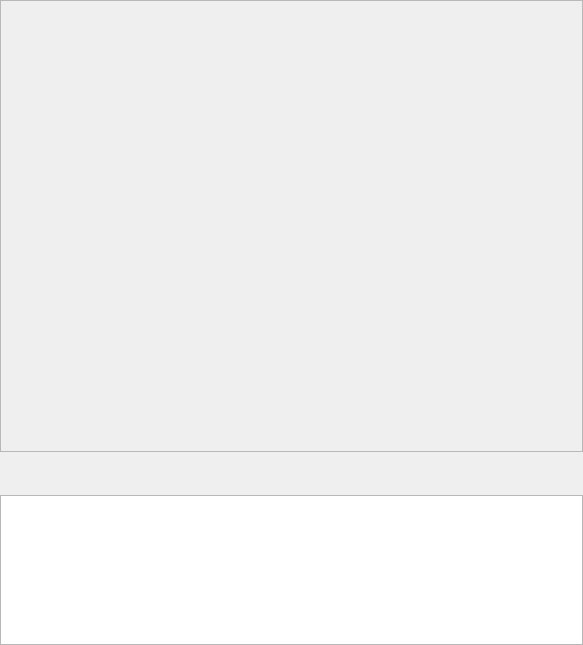
                            <widget class="QWidget" name="scrollAreaWidgetContents_7">
                             <property name="geometry">
                              <rect>
                               <x>0</x>
                               <y>0</y>
                               <width>583</width>
                               <height>645</height>
                              </rect>
                             </property>
                             <layout class="QVBoxLayout" name="verticalLayout_38">
                              <property name="leftMargin">
                               <number>0</number>
                              </property>
                              <property name="topMargin">
                               <number>0</number>
                              </property>
                              <property name="rightMargin">
                               <number>0</number>
                              </property>
                              <property name="bottomMargin">
                               <number>0</number>
                              </property>
                              <item>
                               <widget class="QFrame" name="frame_68">
                                <property name="sizePolicy">
                                 <sizepolicy hsizetype="Preferred" vsizetype="Expanding">
                                  <horstretch>0</horstretch>
                                  <verstretch>15</verstretch>
                                 </sizepolicy>
                                </property>
                                <property name="frameShape">
                                 <enum>QFrame::StyledPanel</enum>
                                </property>
                                <property name="frameShadow">
                                 <enum>QFrame::Raised</enum>
                                </property>
                                <layout class="QHBoxLayout" name="horizontalLayout_48">
                                 <property name="leftMargin">
                                  <number>0</number>
                                 </property>
                                 <property name="topMargin">
                                  <number>0</number>
                                 </property>
                                 <property name="rightMargin">
                                  <number>0</number>
                                 </property>
                                 <property name="bottomMargin">
                                  <number>0</number>
                                 </property>
                                 <item>
                                  <widget class="QLabel" name="label_gn_3">
                                   <property name="sizePolicy">
                                    <sizepolicy hsizetype="Ignored" vsizetype="Ignored">
                                     <horstretch>0</horstretch>
                                     <verstretch>0</verstretch>
                                    </sizepolicy>
                                   </property>
                                   <property name="styleSheet">
                                    <string notr="true"/>
                                   </property>
                                   <property name="text">
                                    <string/>
                                   </property>
                                  </widget>
                                 </item>
                                </layout>
                               </widget>
                              </item>
                              <item>
                               <widget class="QLabel" name="label_35">
                                <property name="sizePolicy">
                                 <sizepolicy hsizetype="Preferred" vsizetype="Expanding">
                                  <horstretch>0</horstretch>
                                  <verstretch>1</verstretch>
                                 </sizepolicy>
                                </property>
                                <property name="font">
                                 <font>
                                  <family>微软雅黑</family>
                                  <pointsize>17</pointsize>
                                 </font>
                                </property>
                                <property name="text">
                                 <string/>
                                </property>
                               </widget>
                              </item>
                              <item>
                               <widget class="QTextEdit" name="textEdit_4">
                                <property name="sizePolicy">
                                 <sizepolicy hsizetype="Expanding" vsizetype="Expanding">
                                  <horstretch>0</horstretch>
                                  <verstretch>5</verstretch>
                                 </sizepolicy>
                                </property>
                                <property name="font">
                                 <font>
                                  <family>微软雅黑</family>
                                  <pointsize>17</pointsize>
                                 </font>
                                </property>
                               </widget>
                              </item>
                             </layout>
                            </widget>
